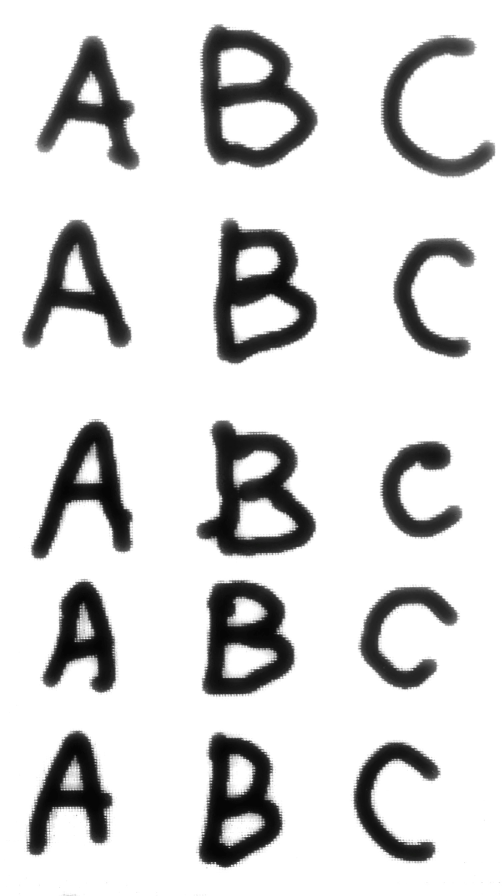
%> input picture train_data_full_1.png, 1504 x 2688 px (shown at 1/3 size)
$ octave vaizdo_atpazinimas.m   (GNU Octave 9; MATLAB toolbox functions it lacks are replaced by stand-ins)
%> lines starting %> are read from the running program, lines starting %| are printed output that depends on the picture; in (x1, y1, x2, y2) boxes, pixels count from 0 and x2, y2 are one past the last pixel; in counts of white or black regions, pixels touching at a corner belong together; the program's own positions count from 1
### pozymiai_raidems_atpazinti.m
function pozymiai = pozymiai_raidems_atpazinti(pavadinimas, pvz_eiluciu_sk)
%> called with pavadinimas = 'train_data_full_1.png', pvz_eiluciu_sk = 5
%%  pozymiai = pozymiai_raidems_atpazinti(pavadinimas, pvz_eiluciu_sk)
% Features = pozymiai_raidems_atpazinti(image_file_name, Number_of_symbols_lines)
% taikymo pavyzdys:
% pozymiai = pozymiai_raidems_atpazinti('test_data.png', 8);
% example of function use:
% Feaures = pozymiai_raidems_atpazinti('test_data.png', 8);
%%
% Vaizdo su pavyzdziais nuskaitymas | Read image with written symbols
V = imread(pavadinimas);
%> V is the input picture: size 2688x1504x3 uint8; mean R, G, B 216.4, 216.4, 216.4
figure(12), imshow(V)
%% Raidziu iskirpimas ir sudeliojimas uz kintamojo 'objektai' celes |
%% Perform segmentation of the symbols and write into cell variable
% RGB image is converted to grayscale
V_pustonis = rgb2gray(V);
% vaizdo keitimo dvejetainiu slenkstines reiksmes paieska
% a threshold value is calculated for binary image conversion
slenkstis = graythresh(V_pustonis);
%> slenkstis = 0.584
% pustonio vaizdo keitimas dvejetainiu
% a grayscale image is converte to binary image
V_dvejetainis = im2bw(V_pustonis,slenkstis);
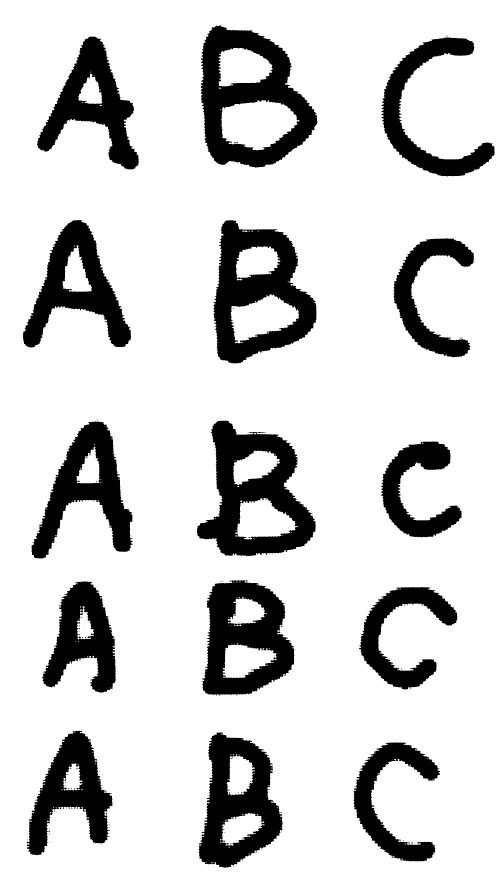
%> V_dvejetainis: size 2688x1504 logical (shown at 1/3 size); 82.5% white; 98 black regions (82 under 20 px), largest, box (x1, y1, x2, y2) and area: (602, 74, 952, 503) 69014, (591, 1262, 947, 1669) 68904, (641, 660, 950, 1090) 66148
% rezultato atvaizdavimas
% show the resulting image
figure(1), imshow(V_dvejetainis)
% vaizde esanciu objektu konturu paieska
% search for the contour of each object
V_konturais = edge(uint8(V_dvejetainis));
%> V_konturais: size 2688x1504 logical; 1.1% white in thin lines or dots, all inside (x1, y1, x2, y2) = (68, 74, 1485, 2604)
% rezultato atvaizdavimas
% show the resulting image
figure(2),imshow(V_konturais)
% objektu konturu uzpildymas
% fill the contours
se = strel('square',7); % strukturinis elementas uzpildymui
V_uzpildyti = imdilate(V_konturais, se);
%> V_uzpildyti: size 2688x1504 logical; 6.5% white; 31 white regions, largest, box (x1, y1, x2, y2) and area: (1141, 103, 1488, 533) 16173, (1057, 2223, 1324, 2593) 14857, (77, 2189, 341, 2569) 14750
% rezultato atvaizdavimas
% show the result
figure(3),imshow(V_uzpildyti)
% tustumu objetu viduje uzpildymas
% fill the holes
V_vientisi= imfill(V_uzpildyti,'holes');
%> V_vientisi: size 2688x1504 logical; 23.6% white; 15 white regions
% rezultato atvaizdavimas
% show the result
figure(4),imshow(V_vientisi)
% vientisu objektu dvejetainiame vaizde numeravimas
% set labels to binary image objects
[O_suzymeti Skaicius] = bwlabel(V_vientisi);
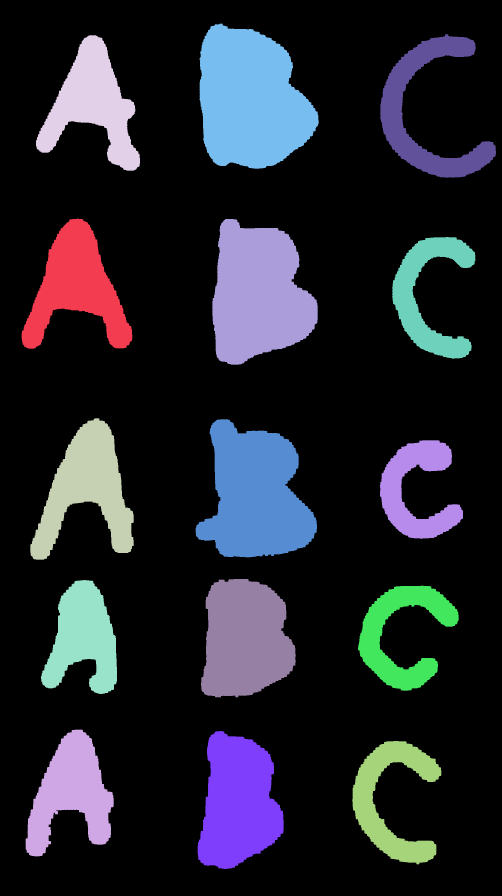
%> O_suzymeti: size 2688x1504 double (shown at 1/3 size); 16 distinct labels, from 0 to 15; one colour per label, 0 black
%> Skaicius = 15
% apskaiciuojami objektu dvejetainiame vaizde pozymiai
% calculate features for each symbol
O_pozymiai = regionprops(O_suzymeti);
%> O_pozymiai = 15 regions; largest, box (x1, y1, x2, y2), Area and Centroid: (599, 71, 956, 506) 114870 [752.6 300.5], (637, 657, 953, 1094) 100372 [775.7 883.2], (587, 1258, 951, 1672) 100152 [767.6 1487.2], (603, 1737, 887, 2092) 79374 [736.1 1918.7], (593, 2193, 851, 2607) 76556 [715.2 2409.4]
% nuskaitomos pozymiu - objektu ribu koordinaciu - reiksmes
% find/read the bounding box of the symbol
O_ribos = [O_pozymiai.BoundingBox];
%> O_ribos = 60 values, max 2223.5 at index 42, min 65.5 at index 1, mean 621.2
% kadangi ribu  nusako 4 koordinates, pergrupuojame reiksmes
% change the sequence of values, describing the bounding box
O_ribos = reshape(O_ribos,[4 Skaicius]); % Skaicius - objektu skaicius
%> O_ribos = 15 columns, first 8: [65.5 77.5 91.5 108.5 123.5 587.5 593.5 599.5; 656.5 2189.5 1255.5 106.5 1740.5 1258.5 2193.5 71.5; 332 264 310 312 228 364 258 357; 390 380 424 406 342 414 414 435]
% nuskaitomos pozymiu - objektu mases centro koordinaciu - reiksmes
% reag the mass center coordinate
O_centras = [O_pozymiai.Centroid];
%> O_centras = 30 values, max 2409.4 at index 14, min 213.6 at index 3, mean 1070.8
% kadangi centru  nusako 2 koordinates, pergrupuojame reiksmes
% group center coordinate values
O_centras = reshape(O_centras,[2 Skaicius]);
%> O_centras = 15 columns, first 8: [230.7 213.6 261 279.2 250.8 767.6 715.2 752.6; 862.4 2380.9 1469.1 314.8 1915.6 1487.2 2409.4 300.5]
O_centras = O_centras';
%> O_centras = 15 rows, first 12: [230.7 862.4; 213.6 2380.9; 261 1469.1; 279.2 314.8; 250.8 1915.6; 767.6 1487.2; 715.2 2409.4; 752.6 300.5; 736.1 1918.7; 775.7 883.2; 1176.1 2399.2; 1207.5 1903.6]
% pridedamas kiekvienam objektui vaize numeris (trecias stulpelis salia koordinaciu)
% set the label/number for each object in the image
O_centras(:,3) = 1:Skaicius;
% surusiojami objektai pagal x koordinatu¦ - stulpeluz
% arrange objects according to the column number
O_centras = sortrows(O_centras,2);
%> O_centras = 15 rows, first 12: [752.6 300.5 8; 279.2 314.8 4; 1282.5 335.6 14; 230.7 862.4 1; 775.7 883.2 10; 1287.7 884.5 15; 261 1469.1 3; 1251.6 1470.1 13; 767.6 1487.2 6; 1207.5 1903.6 12; 250.8 1915.6 5; 736.1 1918.7 9]
% rusiojama atsizvelgiant uz pavyzdziu eiluciu ir raidziu skaiciu
% sort accordign to the number of rows and number of symbols in the row
raidziu_sk = Skaicius/pvz_eiluciu_sk;
%> raidziu_sk = 3
for k = 1:pvz_eiluciu_sk
    O_centras((k-1)*raidziu_sk+1:k*raidziu_sk,:) = ...
        sortrows(O_centras((k-1)*raidziu_sk+1:k*raidziu_sk,:),3);
end
%> after the loop, O_centras = 15 rows, first 12: [279.2 314.8 4; 752.6 300.5 8; 1282.5 335.6 14; 230.7 862.4 1; 775.7 883.2 10; 1287.7 884.5 15; 261 1469.1 3; 767.6 1487.2 6; 1251.6 1470.1 13; 250.8 1915.6 5; 736.1 1918.7 9; 1207.5 1903.6 12]
% is dvejetainio vaizdo pagal objektu ribas iskerpami vaizdo fragmentai
% cut the symbol from initial image according to the bounding box estimated in binary image
for k = 1:Skaicius
    objektai{k} = imcrop(V_dvejetainis,O_ribos(:,O_centras(k,3)));
end
%> this loop made 15 passes
%> after the loop, objektai = 15 items
% vieno is vaizdo fragmentu atvaizdavimas
% show one of the symbol's image
figure(5),
for k = 1:Skaicius
   subplot(pvz_eiluciu_sk,raidziu_sk,k), imshow(objektai{k})
end
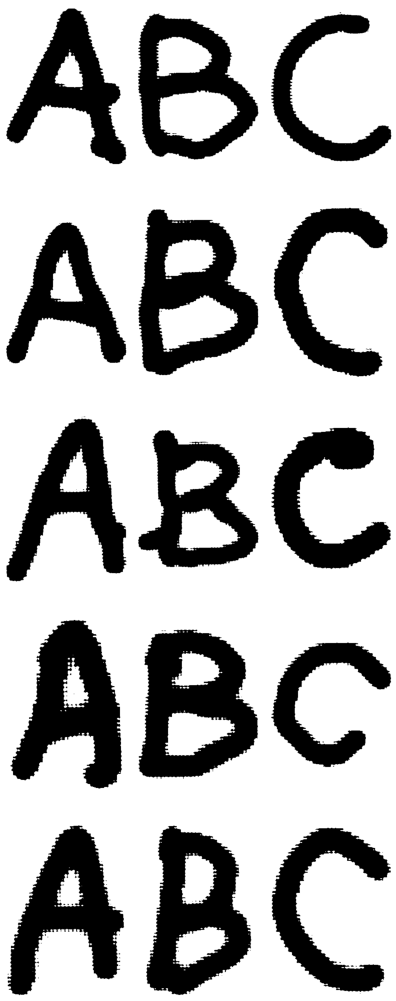
%> figure redrawn from the program's plot data, 15 panels
% vaizdo fragmentai apkerpami, panaikinant fonu  is krastu (pagal staciakampuz)
% image segments are cutt off
for k = 1:Skaicius % Skaicius = 88, jei yra 88 raides
    V_fragmentas = objektai{k};
    % nustatomas kiekvieno vaizdo fragmento dydis
    % estimate the size of each segment
    [aukstis, plotis] = size(V_fragmentas);

    % 1. Baltu stulpeliu naikinimas
    % eliminate white spaces
    % apskaiciuokime kiekvieno stulpelio sumu
    stulpeliu_sumos = sum(V_fragmentas,1);
    % naikiname tuos stulpelius, kur suma lygi auksciui
    V_fragmentas(:,stulpeliu_sumos == aukstis) = [];
    % perskaiciuojamas objekto dydis
    [aukstis, plotis] = size(V_fragmentas);
    % 2. Baltu eiluciu naikinimas
    % apskaiciuokime kiekvienos seilutes sumu
    eiluciu_sumos = sum(V_fragmentas,2);
    % naikiname tas eilutes, kur suma lygi plociui
    V_fragmentas(eiluciu_sumos == plotis,:) = [];
    objektai{k}=V_fragmentas;% uzrasome vietoje neapkarpyto
end
%> this loop made 15 passes
%> pass 3, in pozymiai_raidems_atpazinti, `V_fragmentas = objektai{k};`:
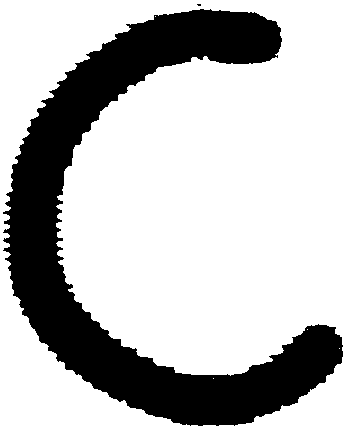
%> V_fragmentas: size 431x348 logical; 73.8% white; 2 black regions (1 under 20 px), largest, box (x1, y1, x2, y2) and area: (3, 9, 343, 426) 39258
%> after the loop:
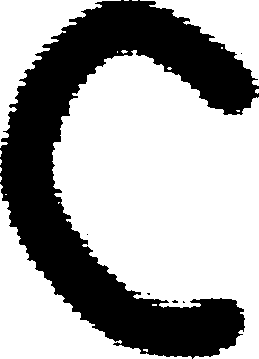
%> V_fragmentas: size 359x259 logical; 64.7% white; 6 black regions (5 under 20 px), largest, box (x1, y1, x2, y2) and area: (0, 0, 259, 359) 32823
% vieno is vaizdo fragmentu atvaizdavimas
% show the segment
figure(6),
for k = 1:Skaicius
   subplot(pvz_eiluciu_sk,raidziu_sk,k), imshow(objektai{k})
end
%> this loop made 15 passes
%> pass 1, in pozymiai_raidems_atpazinti, `imshow(objektai{k})`:
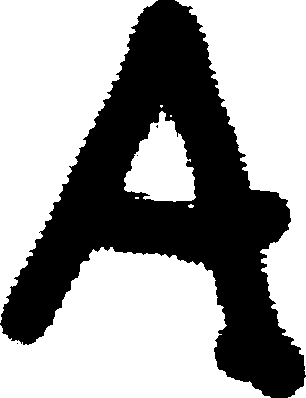
%> displayed picture: size 398x306 logical; 62.1% white; 4 black regions (3 under 20 px), largest, box (x1, y1, x2, y2) and area: (0, 0, 306, 398) 46184
%%
%% Suvienodiname vaizdo fragmentu dydzius iki 70x50
%% Make all segments of the same size 70x50
for k=1:Skaicius
    V_fragmentas=objektai{k};
    V_fragmentas_7050=imresize(V_fragmentas,[70,50]);
    % padalinkime vaizdo fragmentu  uz 10x10 dydzio dalis
    % divide each image into 10x10 size segments
    for m=1:7
        for n=1:5
            % apskaiciuokime kiekvienos dalies vidutinuz sviesumu
            % calculate an average intensity for each 10x10 segment
            Vid_sviesumas_eilutese=sum(V_fragmentas_7050((m*10-9:m*10),(n*10-9:n*10)));
            Vid_sviesumas((m-1)*5+n)=sum(Vid_sviesumas_eilutese);
        end
    end
    % 10x10 dydzio dalyje maksimali sviesumo galima reiksme yra 100
    % normuokime sviesumo reiksmes intervale [0, 1]
    % perform normalization
    Vid_sviesumas = ((100-Vid_sviesumas)/100);
    % rezultatu  (pozmius) neuronu tinklui patogiau pateikti stulpeliu
    % transform features into column-vector
    Vid_sviesumas = Vid_sviesumas(:);
    % issaugome apskaiciuotus pozymius uz bendru  kintamu juz
    % save all fratures into single variable
    pozymiai{k} = Vid_sviesumas;
end
%> after the loop, Vid_sviesumas = 35 values, max 1 at index 3, min 0 at index 1, mean 0.351; pozymiai = 15 items

### vaizdo_atpazinimas.m
close all
clear all
clc
%% raidziu pavyzdziu nuskaitymas ir pozymiu skaiciavimas
%% read the image with hand-written characters
pavadinimas = 'train_data_full_1.png';
pozymiai_tinklo_mokymui = pozymiai_raidems_atpazinti(pavadinimas, 5);
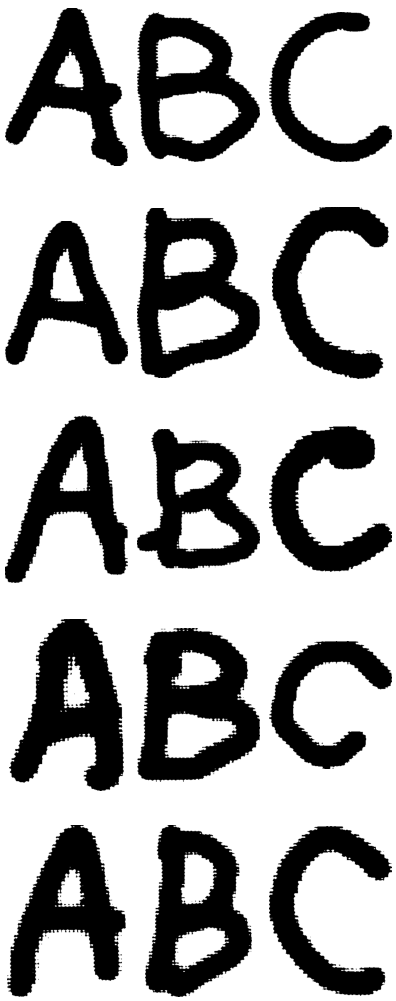
%> figure redrawn from the program's plot data, 15 panels
%> pozymiai_tinklo_mokymui = 15 items
%% Atpazintuvo kurimas
%% Development of character recognizer
% pozymiai is celiu masyvo perkeliami i matrica
% take the features from cell-type variable and save into a matrix-type variable
P = cell2mat(pozymiai_tinklo_mokymui);
% sukuriama teisinga atsakyma matrica: 11 raidziu, 8 eilutes mokymui
% create the matrices of correct answers for each line (number of matrices = number of symbol lines)
T = [eye(3),eye(3),eye(3),eye(3),eye(3)];
% sukuriamas SBF tinklas duotiems P ir T sarysiams
% create an RBF network for classification with 13 (now 8) neurons, and sigma = 1

%> (the run ends here)
